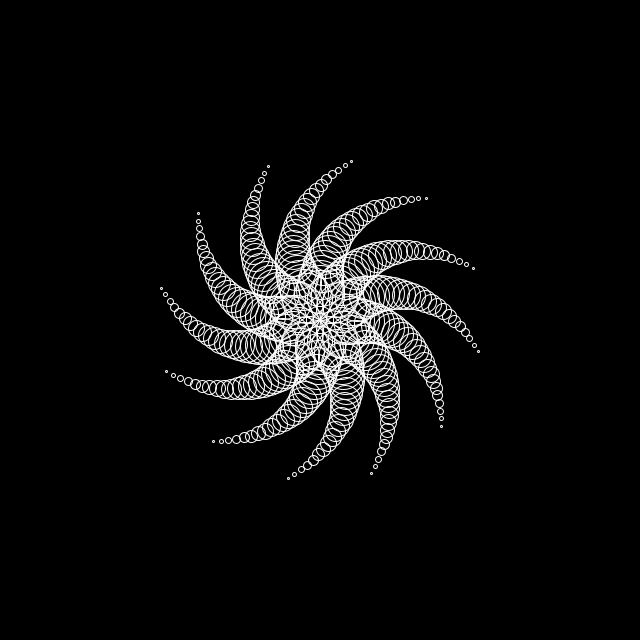
Frame 1 (no input)
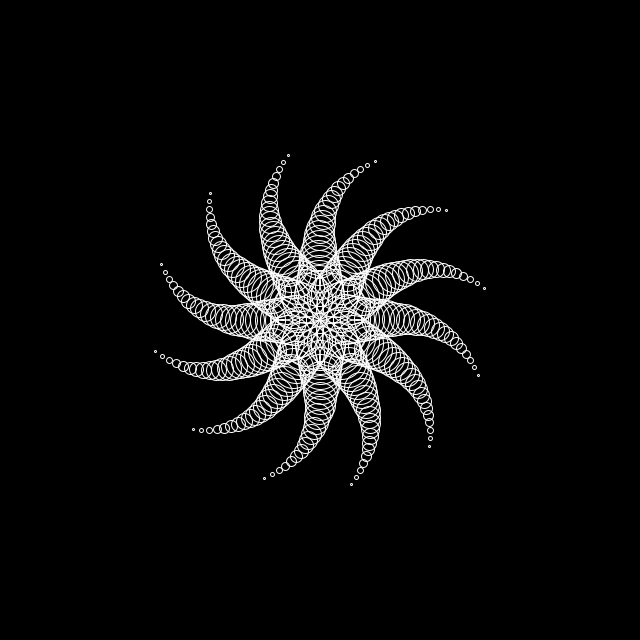
Frame 60 (the mouse pressed at the canvas centre just before this capture)
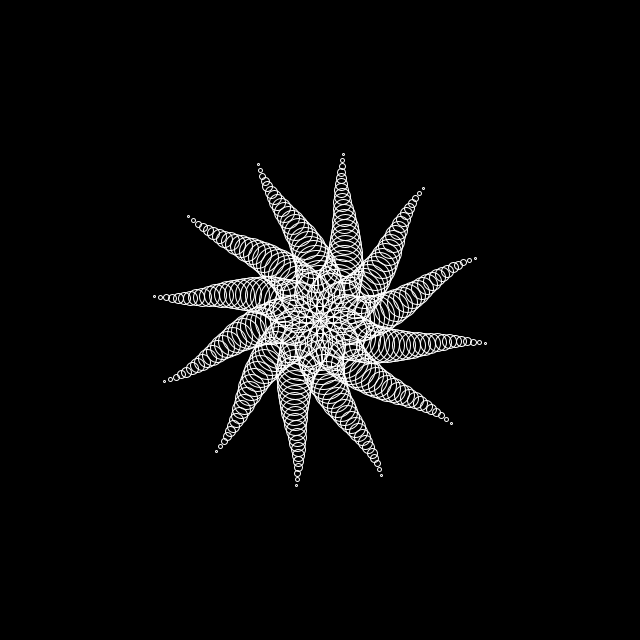
Frame 120 (the mouse held since frame 60 and released just before this capture)

The Processing sketch that drew these frames (run headless with seeded random() and noise(); from frame 60 on, the mouse is pressed at the canvas centre):

// Processing sketch: processing_169676
// ── processing_169676.pde


/* Length of the tenticle */
float len = 50;
 
void setup() {
  size(640, 640);
  stroke(255);
  noFill();
}
 
void draw() {
  background(0);
  translate(width/2, height/2);
  /* First loop is for the tenticles to be located on a cirlce */
  for (int i = 0; i < 360; i+=30) {
    float x = sin(radians(i)) * 25;
    float y = cos(radians(i)) * 25;
    /* Second loop is for the tenticles */
    for(int q = 0; q < len; q+=2){
      /* The angle is to make the movement */
      float angle = cos(radians(len-q+frameCount)) * q;
      float x2 = sin(radians(i-angle))*(q*3);
      float y2 = cos(radians(i-angle))*(q*3);
      /* fill(255-q*3); */
      ellipse(x+x2, y+y2, len-q, len-q);
    }
  }
}
